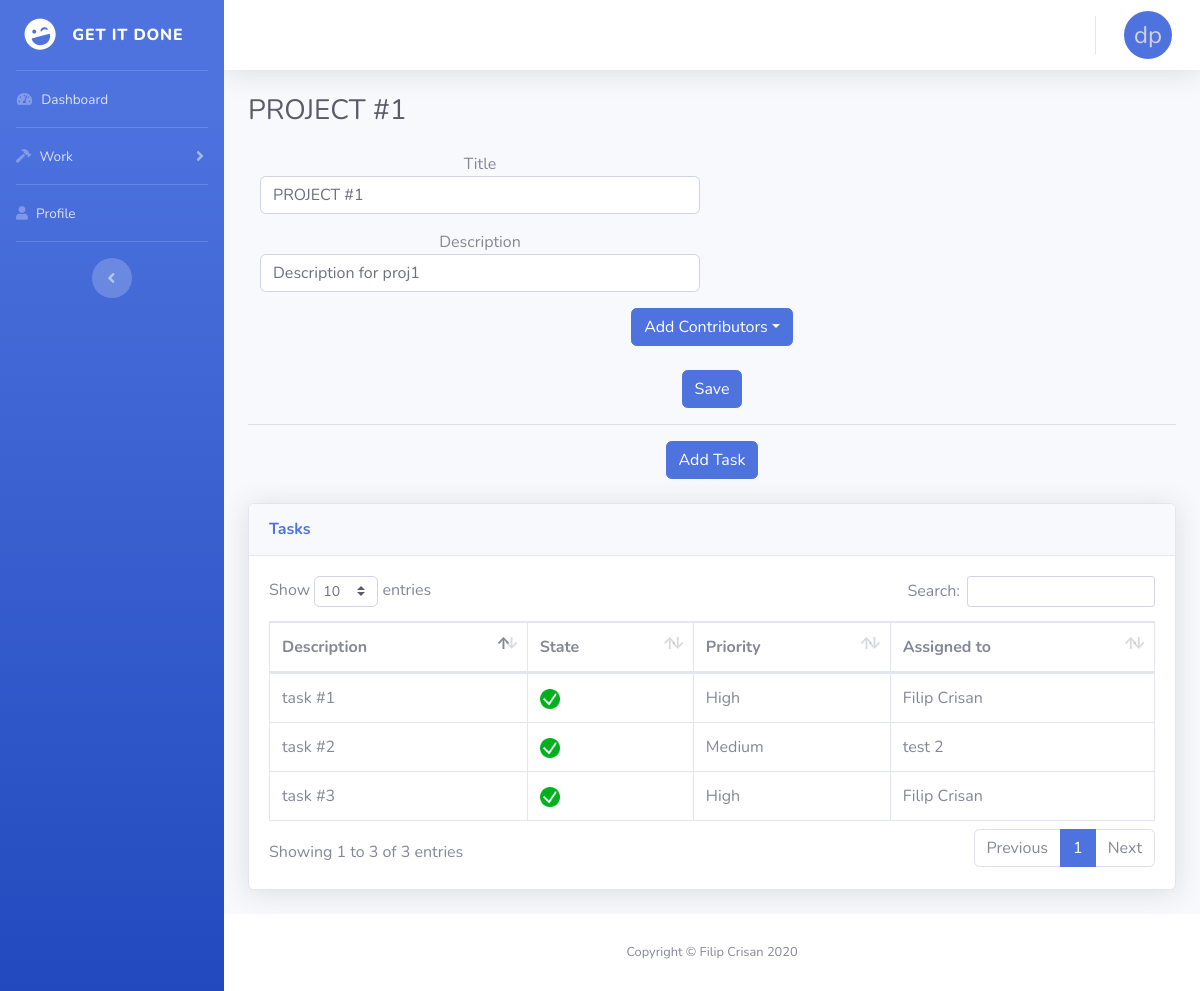
The app's page /1/curr_proj (signed in) with its own data.
### repository/models.py (models this page shows)
class User(db.Model, UserMixin):
    id = db.Column(db.Integer, primary_key=True)
    first_name = db.Column(db.String(100))
    last_name = db.Column(db.String(100))
    email = db.Column(db.String(100), unique=True)
    password = db.Column(db.String(100))
    re_pass = db.Column(db.String(100))
    tasks = db.relationship('Task', backref='assigned_to')

class Project(db.Model, UserMixin):
    id = db.Column(db.Integer, primary_key=True)
    name = db.Column(db.String(100), unique=True)
    description = db.Column(db.String(200))
    creation_date = db.Column(db.DateTime, nullable=False, default=datetime.utcnow)
    created_on = db.Column(db.DateTime)
    tasks = db.relationship('Task', backref='in_project')
    users = db.relationship('User', secondary=user_project, backref=db.backref('assigned_projects', lazy='dynamic'))

class Task(db.Model, UserMixin):
    id = db.Column(db.Integer, primary_key=True)
    description = db.Column(db.String(200))
    state = db.Column(db.String(100))
    priority = db.Column(db.String(100))
    in_project_id = db.Column(db.Integer, db.ForeignKey('project.id'))
    assigned_to_id = db.Column(db.Integer, db.ForeignKey('user.id'))

### main.py (the view)
@main.route('/<int:id>/curr_proj')
@login_required
def curr_proj(id):
	proj = get_proj(id)
	all_users = User.query.all()
	return render_template('curr_proj.html', project=proj, reg_us=all_users)

### app.py (called while the page is built)
@login_manager.user_loader
def load_user(user_id):
    return User.query.get(int(user_id))

### main.py (called while the page is built)
def get_proj(id):
	proj = Project.query.filter_by(id=id).first()
	if not proj:
		flash('Project does not exist')
		return redirect(url_for('main.projects'))
	return proj

### templates/curr_proj.html (shortened to what this page needs)
<!DOCTYPE html>
<html lang="en">
<head>
  <link rel="stylesheet" href="https://use.fontawesome.com/releases/v5.12.1/css/all.css">
  <link href="{{ url_for('static', filename='all.min.css') }}" rel="stylesheet" type="text/css">
  <link href="{{ url_for('static', filename='sb-admin-2.min.css') }}" rel="stylesheet">
  <link href="{{ url_for('static', filename='dataTables.bootstrap4.min.css') }}" rel="stylesheet">
</head>
<body id="page-top">
  <div id="wrapper">
    <ul class="navbar-nav bg-gradient-primary sidebar sidebar-dark accordion" id="accordionSidebar">
      <a class="sidebar-brand d-flex align-items-center justify-content-center" href="/">
        <div class="sidebar-brand-icon rotate-n-15">
          <i class="fas fa-laugh-wink"></i>
        </div>
        <div class="sidebar-brand-text mx-3">Get It Done</div>
      </a>
      <hr class="sidebar-divider my-0">
      <li class="nav-item">
        <a class="nav-link" href="/">
          <i class="fas fa-fw fa-tachometer-alt"></i>
          <span>Dashboard</span></a>
      </li>
      <hr class="sidebar-divider my-0">
      <li class="nav-item">
        <a class="nav-link collapsed" href="#" data-toggle="collapse" data-target="#collapseTwo" aria-expanded="true" aria-controls="collapseTwo">
          <i class="fas fa-hammer"></i>
          <span>Work</span>
        </a>
      </li>
      <hr class="sidebar-divider my-0">
      <li class="nav-item">
        <a class="nav-link" href="/profile">
          <i class="fas fa-user fa-chart-area"></i>
          <span>Profile</span></a>
      </li>
      <hr class="sidebar-divider d-none d-md-block">
      <div class="text-center d-none d-md-inline">
        <button class="rounded-circle border-0" id="sidebarToggle"></button>
      </div>
    </ul>
    <div id="content-wrapper" class="d-flex flex-column">
      <div id="content">
        <nav class="navbar navbar-expand navbar-light bg-white topbar mb-4 static-top shadow">
          <ul class="navbar-nav ml-auto">
            <li class="nav-item dropdown no-arrow">
              <a class="nav-link dropdown-toggle" href="#" id="userDropdown" role="button" data-toggle="dropdown" aria-haspopup="true" aria-expanded="false">
                <div class="circle">
                  <span class="initials">{{ current_user.first_name[0] }}{{ current_user.last_name[0] }}</span>
                </div>
              </a>
            </li>
          </ul>
        </nav>
        <div class="container-fluid">
          <div class="d-sm-flex align-items-center justify-content-between mb-4">
            <h1 class="h3 mb-0 text-gray-800">{{ project.name }}</h1>
          </div>
          <form method="POST" action="{{ url_for('main.update_project', id=project.id) }}">
              <div class="col-sm-6 mb-3 mb-sm-3 text-center">
                Title
                <input type="text" name="name" class="form-control form-control-user" id="exampleName" placeholder="Title" value="{{ project.name }}">
              </div>
              <div class="col-sm-6 mb-3 mb-sm-3 text-center">
                Description
                <input type="text" name="description" class="form-control form-control-user" id="exampleDescr" placeholder="Small description" value="{{ project.description }}">
              </div>
              <div class="container text-center">
                <div class="row">
                    <div class="col-lg-12">
                        <div class="btn-group">
                            <button type="button" class="btn btn-primary btn-user dropdown-toggle" data-toggle="dropdown">Add Contributors</button>
                        </div>
                    </div>
                </div>
              </div>
              <br>
              <div class="text-center">
                <button class="btn btn-primary btn-user">Save</button>
              </div>
          </form>
              <hr class="divider my-3">
              <div class="text-center">
                <button type="button" class="btn btn-primary pull-right" data-toggle="modal" data-target="#exampleModal">Add Task</button>
              </div>
          <br>
          <div class="card shadow mb-4">
            <div class="card-header py-3">
              <h6 class="m-0 font-weight-bold text-primary">Tasks</h6>
            </div>
            <div class="card-body">
              <div class="table-responsive">
                <table class="table table-bordered" id="dataTable" width="100%" cellspacing="0">
                  <thead>
                    <tr>
                      <th>Description</th>
                      <th>State</th>
                      <th>Priority</th>
                      <th>Assigned to</th>
                    </tr>
                  </thead>
                  <tbody>
                    {% for task in project.tasks: %}
                    <tr>
                      <td> {{ task.description }} </td>
                      <td>
                        {% if task.state == 'Done': %}
                          <img src="{{ url_for('static', filename='icon.png') }}" style="width:20px;height:20px;">
                        {% else: %}
                          {{ task.state }}
                        {% endif %}
                      </td>
                      <td>  {{ task.priority }} </td>
                      <td>
                        {% for user in project.users: %}
                        {% if user.id == task.assigned_to_id: %}
                        {{ user.first_name }} {{ user.last_name }}
                        {% endif %}
                        {% endfor %}
                      </td>
                    </tr>
                    {% endfor %}
                  </tbody>
                </table>
              </div>
            </div>
          </div>
        </div>
      </div>
      <footer class="sticky-footer bg-white">
        <div class="container my-auto">
          <div class="copyright text-center my-auto">
            <span>Copyright &copy; Filip Crisan 2020</span>
          </div>
        </div>
      </footer>
    </div>
  </div>
</body>
</html>

### templates/curr_proj.html (style rules this page uses)
:root { --avatar-size: 3rem; }
.circle { background-color: #4e73df; border-radius: 50%; height: var(--avatar-size); text-align: center; width: var(--avatar-size); }
.initials { font-size: calc(var(--avatar-size) / 2); line-height: 1; position: relative; top: calc(var(--avatar-size) / 4); }

### records on screen
User: first_name "d", last_name "p"
Project: name "PROJECT #1", description "Description for proj1"
Task: description "task #1", priority "High"
User: first_name "Filip", last_name "Crisan"
Task: description "task #2", priority "Medium"
User: first_name "test", last_name "2"
Task: description "task #3", priority "High"
